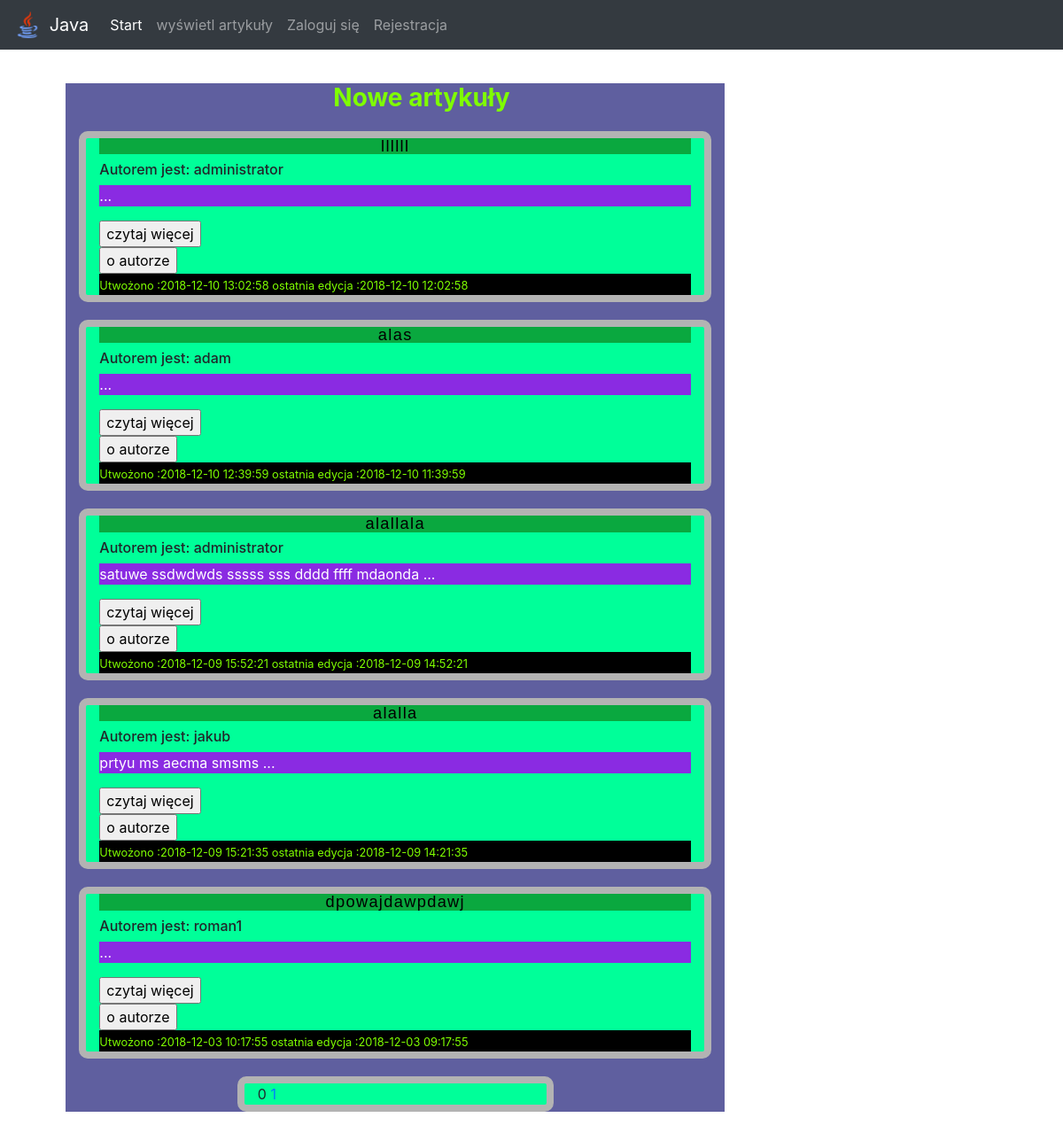
The page /php1/artykul.php on the database its author committed.
### tables this page shows
CREATE TABLE IF NOT EXISTS `uzytkownicy` (
  `id` int(11) NOT NULL AUTO_INCREMENT,
  `username` varchar(255) NOT NULL,
  `password` varchar(255) NOT NULL,
  `email` text NOT NULL,
  `dolaczyl` date NOT NULL,
  `banned` varchar(5) NOT NULL DEFAULT 'folse',
  `status` varchar(10) NOT NULL DEFAULT '0',
  PRIMARY KEY (`id`)
);

CREATE TABLE IF NOT EXISTS `posts` (
  `id_pos` int(11) NOT NULL AUTO_INCREMENT,
  `user_id_pos` int(11) NOT NULL,
  `title` varchar(255) NOT NULL,
  `article` text NOT NULL,
  `updated_at` timestamp NOT NULL DEFAULT CURRENT_TIMESTAMP,
  `created_at` datetime NOT NULL,
  `akceptacja` int(11) NOT NULL,
  PRIMARY KEY (`id_pos`)
);

### php1/artykul.php (the view, shortened to what this page needs)
<?php
	include("connection.php");
$polaczenie = new mysqli($host, $db_user, $db_password, $db_name);
$count=5;
$offset=0;
?>
<!DOCTYPE HTML>
<html lang="pl">
<head>
    <link rel="stylesheet" href="css/bootstrap.css">
    <link href="style.css" rel="stylesheet" type="text/css" />
</head>
<body class="tyl">
    		<nav class="navbar navbar-dark bg-dark navbar-expand-lg fixed-top">
			<a class="navbar-brand" href="#"><img src="obrazki/logo.png" width="30" height="30" class="d-inline-block mr-1 align-bottom" alt=""> Java</a>
			<div class=" collapse navbar-collapse" id="mainmenu">
			<ul class="navbar-nav mr-auto">
					<li class="nav-item active">
						<a class="nav-link" href="stronapierwsza.php"> Start </a>
					</li>
             <?php   if ((isset($_SESSION['zalogowany'])) && ($_SESSION['zalogowany']==true))
	{                  ?>
                    <li><p class="nav-item"><a class="nav-link" href="wyswietlmojedane.php">Witaj <?php echo $_SESSION['user'];?></a></li>
                    <li class="nav-item"><a class="nav-link" href="artykul.php">wyświetl artykuły</a></li>
                    <?php if($_SESSION['status']>'1'){
                    ?>
                    <li class="nav-item"> <a class="nav-link" href="texartikul_new.scr.php">utwórz nowy artykuł</a></li>
                    <li class="nav-item"> <a class="nav-link" href="userlist.php">wyświetl uzytkowników</a></li>
                    <li class="nav-item"> <a class="nav-link" href="artykulzak.php">wyświetl artykuły do akceptacji</a></li>
					<?php }
                    ?>
                    <li class="nav-item"><a class="nav-link" href="wyswietlmojedane.php">wyświetl swój profil</a></li>
                    <li class="nav-item"><a class="nav-link" href="dzial_zak_moja.php">wyświetl moją aktywność</a></li>
                    <li class="nav-item"><a class="nav-link" href="logout.php">Wyloguj się</a></li>
<?php				}else{ ?>
                    <li class="nav-item"><a class="nav-link" href="artykul.php">wyświetl artykuły</a></li>
                    <li class="nav-item"> <a class="nav-link" href="zaloguj.php">Zaloguj się</a></li>
					<li class="nav-item"><a class="nav-link" href="rejestracja.php">Rejestracja</a></li>
				   <?php } ?>
				</ul>
			</div>
		</nav>
<div class="cowgurze">internet exploer to całkowite zero</div>
<div class="container d-md-inline d-sd-inline">
         <div class="row">
        <div class="col-md-11 col-lg-9">
            <div class="pudelko_na_artykuly offset-xl-1 col-sm-10 col-md-10">
                <h3 class="start col-xl-11 offset-xl-1" > Nowe artykuły</h3>
            <?php
                        if ($polaczenie->connect_errno!=0)
                        {
                            throw new Exception(mysqli_connect_errno());
                        }
                        else
                        {         $rezultat = $polaczenie->query("SELECT uzytkownicy.username, posts.title,posts.article,posts.updated_at,posts.created_at,posts.id_pos,posts.user_id_pos,posts.akceptacja FROM `uzytkownicy`,`posts` WHERE uzytkownicy.id=posts.user_id_pos and posts.akceptacja='2' ORDER BY posts.created_at DESC");
                         $row_cnt = $rezultat->num_rows;
                         $pages = ceil($row_cnt/$count);
                          $rezultat2 = $polaczenie->query("SELECT uzytkownicy.username, posts.title,posts.article,posts.updated_at,posts.created_at,posts.id_pos,posts.user_id_pos,posts.akceptacja FROM `uzytkownicy`,`posts` WHERE uzytkownicy.id=posts.user_id_pos and posts.akceptacja='2' ORDER BY posts.created_at DESC Limit $count offset $offset");
                            while($row = $rezultat2->fetch_assoc())
                      {
                       ?>
                                        <div class=" fic">
                                            <div class="pudelko_w_pudelku col-xl-12">
                                            <h4 class="pudelko_na_tytul"><?php echo $row['title']?></h4>
                                                <h6 class="pudelko_na_autora"> Autorem jest: <?php echo $row['username']?></h6>
                                                <p class="pudelko_na_tresc"><?php  $sk=explode(' ', $row['article'], 19);
                                                    $sk[18]='...';
                                                  echo implode ( " ",$sk);
                                                ?> </p>
                                                <form  action="texartikul.php" method="post">
                                                <input name="submit" type="submit" value="czytaj więcej" class="portol">
                                                </form>
                                                <form action="texuser.php" method="post">
                                                <input name="submit" type="submit" value="o autorze" class="portol">
                                                </form>
                                                <div class="pudelko_na_date">
                                                <small > Utwożono :<?php echo $row['created_at']?> ostatnia edycja :<?php echo $row['updated_at']?></small>
                                                </div>
                                            </div>
                    </div>
                    <?php
                      } }?>
               <div class="pudelko_w_pudelku col-xl-6 offset-xl-3"><?php for($i=0;$i<$pages;$i++){
                    if($i*$count==$offset){
                            echo ' '.$i.' ';
                    }else{
                    echo '<a href="artykul.php?count='.$count.'&offset='.$i.'"> '.$i.' </a>';
                        }
                            }
                               ?> </div>
            </div></div>
        </div>
</div>
</body>
</html>

### php1/style.css (style rules this page uses)
.cowgurze { height: 30px; margin-bottom: 40px; }
.pudelko_w_pudelku { background-color: #00FF99; border-radius: 10px 10px 10px 10px; -moz-border-radius: 10px 10px 10px 10px; -webkit-border-radius: 10px 10px 10px 10px; border: 8px solid #b3b3b3; }
.pudelko_na_artykuly { background-color: #5f5f9f; }
.portol { padding: 0.5em, 0.5em, 0.5em, 0.5em; }
.pudelko_na_tytul { color:#000000; background-color:#0AA83F; letter-spacing:1pt; word-spacing:2pt; font-size:114%; text-align:center; font-family:arial, helvetica,sans-serif; line-height:1; }
.pudelko_na_tresc { color: white; background-color: blueviolet; }
.pudelko_na_date { color: chartreuse; background-color: black; }
.start { color: chartreuse; font-weight: bold; text-align: center; }
body, html { min-height: 100%; margin: 0px; }
.fic { margin-top: 20px; margin-bottom: 20px; }
.tyl { background-size: cover; background-image: url(obrazki/t%C5%82otylne.png); }

### rows shown on the page
uzytkownicy: posts.title "llllll", username "administrator", sk "...", posts.created_at "2018-12-10 13:02:58", posts.updated_at "2018-12-10 12:02:58", posts.title "alallala", sk "satuwe ssdwdwds sssss sss dddd ffff mdaonda ...", posts.created_at "2018-12-09 15:52:21", posts.updated_at "2018-12-09 14:52:21"
uzytkownicy: posts.title "alas", username "adam", sk "...", posts.created_at "2018-12-10 12:39:59", posts.updated_at "2018-12-10 11:39:59"
uzytkownicy: posts.title "alalla", username "jakub", sk "prtyu ms aecma smsms ...", posts.created_at "2018-12-09 15:21:35", posts.updated_at "2018-12-09 14:21:35"
uzytkownicy: posts.title "dpowajdawpdawj", username "roman1", sk "...", posts.created_at "2018-12-03 10:17:55", posts.updated_at "2018-12-03 09:17:55"
